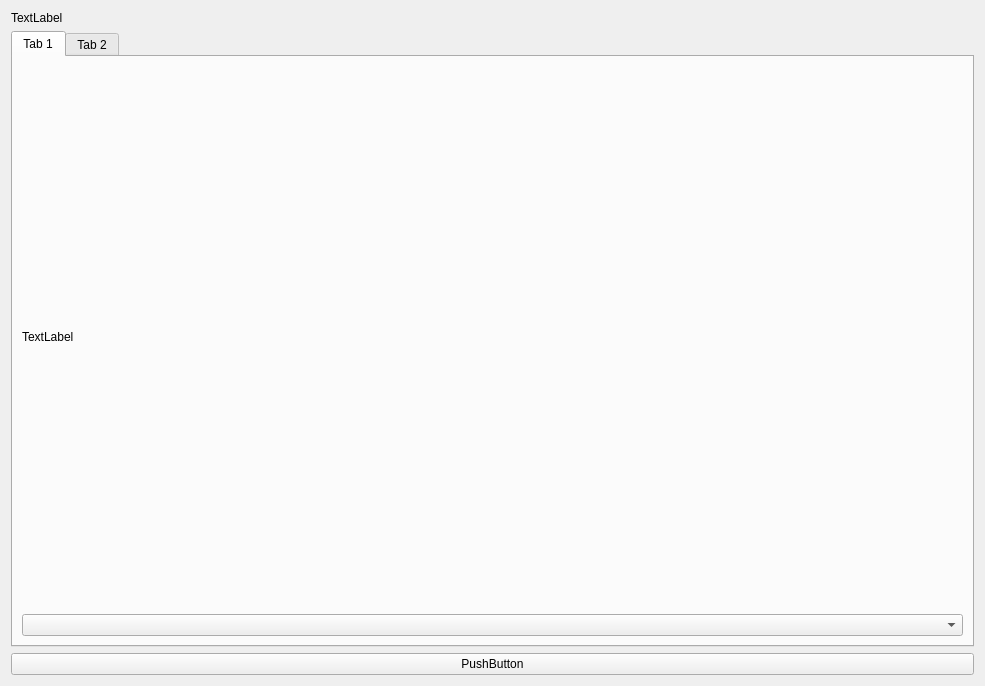
<?xml version="1.0" encoding="UTF-8"?>
<ui version="4.0">
 <class>FlightStatsWindow</class>
 <widget class="QWidget" name="FlightStatsWindow">
  <property name="geometry">
   <rect>
    <x>0</x>
    <y>0</y>
    <width>985</width>
    <height>686</height>
   </rect>
  </property>
  <property name="windowTitle">
   <string>Form</string>
  </property>
  <layout class="QVBoxLayout" name="verticalLayout">
   <item>
    <widget class="QLabel" name="airportNameDisplay">
     <property name="text">
      <string>TextLabel</string>
     </property>
    </widget>
   </item>
   <item>
    <widget class="QTabWidget" name="statsTabs">
     <property name="currentIndex">
      <number>0</number>
     </property>
     <widget class="QWidget" name="annualStatsTab">
      <attribute name="title">
       <string>Tab 1</string>
      </attribute>
      <layout class="QVBoxLayout" name="verticalLayout_2">
       <item>
        <layout class="QVBoxLayout" name="annualStatsLayout">
         <item>
          <widget class="QLabel" name="annualStatsYearLabel">
           <property name="text">
            <string>TextLabel</string>
           </property>
          </widget>
         </item>
         <item>
          <widget class="QComboBox" name="annualStatsYear"/>
         </item>
        </layout>
       </item>
      </layout>
     </widget>
     <widget class="QWidget" name="monthlyStatsTab">
      <attribute name="title">
       <string>Tab 2</string>
      </attribute>
      <layout class="QVBoxLayout" name="verticalLayout_3">
       <item>
        <layout class="QVBoxLayout" name="monthlyStatsLayout">
         <item>
          <widget class="QLabel" name="monthlyStatsYearLabel">
           <property name="text">
            <string>TextLabel</string>
           </property>
          </widget>
         </item>
         <item>
          <widget class="QComboBox" name="monthlyStatsYear"/>
         </item>
         <item>
          <widget class="QLabel" name="monthlyStatsMonthLabel">
           <property name="text">
            <string>TextLabel</string>
           </property>
          </widget>
         </item>
         <item>
          <widget class="QComboBox" name="monthlyStatsMonth"/>
         </item>
        </layout>
       </item>
      </layout>
     </widget>
    </widget>
   </item>
   <item>
    <widget class="QPushButton" name="closeWindowButton">
     <property name="text">
      <string>PushButton</string>
     </property>
    </widget>
   </item>
  </layout>
 </widget>
 <resources/>
 <connections/>
</ui>
